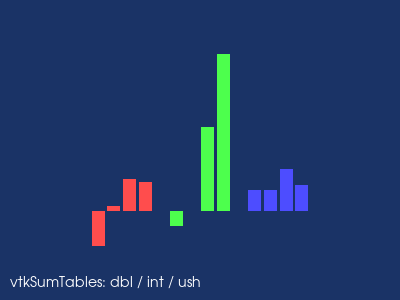

Write Python code to recreate this figure.
#!/usr/bin/env python

# Visualize the result of vtkSumTables by creating two tables with
# numeric columns, summing them, and displaying the result as a
# bar-chart-style representation using positioned quads.

# Factory overrides
import vtkmodules.vtkInteractionStyle  # noqa: F401
import vtkmodules.vtkRenderingOpenGL2  # noqa: F401

from vtkmodules.vtkCommonCore import (
    vtkDoubleArray,
    vtkIntArray,
    vtkUnsignedShortArray,
)
from vtkmodules.vtkCommonDataModel import vtkTable
from vtkmodules.vtkFiltersGeneral import vtkSumTables
from vtkmodules.vtkFiltersSources import vtkPlaneSource
from vtkmodules.vtkRenderingCore import (
    vtkActor,
    vtkPolyDataMapper,
    vtkRenderWindow,
    vtkRenderWindowInteractor,
    vtkRenderer,
    vtkTextActor,
)

# Build table 1
dbl_1 = vtkDoubleArray()
dbl_1.SetName("dbl")
dbl_1.SetNumberOfTuples(4)
for i, v in enumerate([-1.5, 0, 2.5, 4.25]):
    dbl_1.SetValue(i, v)

int_1 = vtkIntArray()
int_1.SetName("int")
int_1.SetNumberOfTuples(4)
for i, v in enumerate([-1, 0, 3, 5]):
    int_1.SetValue(i, v)

ush_1 = vtkUnsignedShortArray()
ush_1.SetName("ush")
ush_1.SetNumberOfTuples(4)
for i, v in enumerate([1, 0, 3, 5]):
    ush_1.SetValue(i, v)

table_1 = vtkTable()
table_1.AddColumn(dbl_1)
table_1.AddColumn(int_1)
table_1.AddColumn(ush_1)

# Build table 2
dbl_2 = vtkDoubleArray()
dbl_2.SetName("dbl")
dbl_2.SetNumberOfTuples(4)
for i, v in enumerate([-5.25, 1, 3.5, 1.25]):
    dbl_2.SetValue(i, v)

int_2 = vtkIntArray()
int_2.SetName("int")
int_2.SetNumberOfTuples(4)
for i, v in enumerate([-2, 0, 13, 25]):
    int_2.SetValue(i, v)

ush_2 = vtkUnsignedShortArray()
ush_2.SetName("ush")
ush_2.SetNumberOfTuples(4)
for i, v in enumerate([3, 4, 5, 0]):
    ush_2.SetValue(i, v)

table_2 = vtkTable()
table_2.AddColumn(dbl_2)
table_2.AddColumn(int_2)
table_2.AddColumn(ush_2)

# Sum the tables
sum_tables = vtkSumTables()
sum_tables.SetInputDataObject(0, table_1)
sum_tables.SetInputDataObject(1, table_2)
sum_tables.Update()

result = sum_tables.GetOutputDataObject(0)

# Visualize the sum result as colored bars (one plane per value)
dbl_col = result.GetColumnByName("dbl")
int_col = result.GetColumnByName("int")
ush_col = result.GetColumnByName("ush")

# dbl column bars (col_idx=0, red)
bar_dbl_0 = vtkPlaneSource()
bar_dbl_0.SetOrigin(0.0, 0, 0)
bar_dbl_0.SetPoint1(0.25, 0, 0)
bar_dbl_0.SetPoint2(0.0, dbl_col.GetTuple1(0) * 0.1, 0)
bar_dbl_0_mapper = vtkPolyDataMapper()
bar_dbl_0_mapper.SetInputConnection(bar_dbl_0.GetOutputPort())
bar_dbl_0_actor = vtkActor()
bar_dbl_0_actor.SetMapper(bar_dbl_0_mapper)
bar_dbl_0_actor.GetProperty().SetColor(1.0, 0.3, 0.3)

bar_dbl_1 = vtkPlaneSource()
bar_dbl_1.SetOrigin(0.3, 0, 0)
bar_dbl_1.SetPoint1(0.55, 0, 0)
bar_dbl_1.SetPoint2(0.3, dbl_col.GetTuple1(1) * 0.1, 0)
bar_dbl_1_mapper = vtkPolyDataMapper()
bar_dbl_1_mapper.SetInputConnection(bar_dbl_1.GetOutputPort())
bar_dbl_1_actor = vtkActor()
bar_dbl_1_actor.SetMapper(bar_dbl_1_mapper)
bar_dbl_1_actor.GetProperty().SetColor(1.0, 0.3, 0.3)

bar_dbl_2 = vtkPlaneSource()
bar_dbl_2.SetOrigin(0.6, 0, 0)
bar_dbl_2.SetPoint1(0.85, 0, 0)
bar_dbl_2.SetPoint2(0.6, dbl_col.GetTuple1(2) * 0.1, 0)
bar_dbl_2_mapper = vtkPolyDataMapper()
bar_dbl_2_mapper.SetInputConnection(bar_dbl_2.GetOutputPort())
bar_dbl_2_actor = vtkActor()
bar_dbl_2_actor.SetMapper(bar_dbl_2_mapper)
bar_dbl_2_actor.GetProperty().SetColor(1.0, 0.3, 0.3)

bar_dbl_3 = vtkPlaneSource()
bar_dbl_3.SetOrigin(0.9, 0, 0)
bar_dbl_3.SetPoint1(1.15, 0, 0)
bar_dbl_3.SetPoint2(0.9, dbl_col.GetTuple1(3) * 0.1, 0)
bar_dbl_3_mapper = vtkPolyDataMapper()
bar_dbl_3_mapper.SetInputConnection(bar_dbl_3.GetOutputPort())
bar_dbl_3_actor = vtkActor()
bar_dbl_3_actor.SetMapper(bar_dbl_3_mapper)
bar_dbl_3_actor.GetProperty().SetColor(1.0, 0.3, 0.3)

# int column bars (col_idx=1, green)
bar_int_0 = vtkPlaneSource()
bar_int_0.SetOrigin(1.5, 0, 0)
bar_int_0.SetPoint1(1.75, 0, 0)
bar_int_0.SetPoint2(1.5, int_col.GetTuple1(0) * 0.1, 0)
bar_int_0_mapper = vtkPolyDataMapper()
bar_int_0_mapper.SetInputConnection(bar_int_0.GetOutputPort())
bar_int_0_actor = vtkActor()
bar_int_0_actor.SetMapper(bar_int_0_mapper)
bar_int_0_actor.GetProperty().SetColor(0.3, 1.0, 0.3)

bar_int_1 = vtkPlaneSource()
bar_int_1.SetOrigin(1.8, 0, 0)
bar_int_1.SetPoint1(2.05, 0, 0)
bar_int_1.SetPoint2(1.8, int_col.GetTuple1(1) * 0.1, 0)
bar_int_1_mapper = vtkPolyDataMapper()
bar_int_1_mapper.SetInputConnection(bar_int_1.GetOutputPort())
bar_int_1_actor = vtkActor()
bar_int_1_actor.SetMapper(bar_int_1_mapper)
bar_int_1_actor.GetProperty().SetColor(0.3, 1.0, 0.3)

bar_int_2 = vtkPlaneSource()
bar_int_2.SetOrigin(2.1, 0, 0)
bar_int_2.SetPoint1(2.35, 0, 0)
bar_int_2.SetPoint2(2.1, int_col.GetTuple1(2) * 0.1, 0)
bar_int_2_mapper = vtkPolyDataMapper()
bar_int_2_mapper.SetInputConnection(bar_int_2.GetOutputPort())
bar_int_2_actor = vtkActor()
bar_int_2_actor.SetMapper(bar_int_2_mapper)
bar_int_2_actor.GetProperty().SetColor(0.3, 1.0, 0.3)

bar_int_3 = vtkPlaneSource()
bar_int_3.SetOrigin(2.4, 0, 0)
bar_int_3.SetPoint1(2.65, 0, 0)
bar_int_3.SetPoint2(2.4, int_col.GetTuple1(3) * 0.1, 0)
bar_int_3_mapper = vtkPolyDataMapper()
bar_int_3_mapper.SetInputConnection(bar_int_3.GetOutputPort())
bar_int_3_actor = vtkActor()
bar_int_3_actor.SetMapper(bar_int_3_mapper)
bar_int_3_actor.GetProperty().SetColor(0.3, 1.0, 0.3)

# ush column bars (col_idx=2, blue)
bar_ush_0 = vtkPlaneSource()
bar_ush_0.SetOrigin(3.0, 0, 0)
bar_ush_0.SetPoint1(3.25, 0, 0)
bar_ush_0.SetPoint2(3.0, ush_col.GetTuple1(0) * 0.1, 0)
bar_ush_0_mapper = vtkPolyDataMapper()
bar_ush_0_mapper.SetInputConnection(bar_ush_0.GetOutputPort())
bar_ush_0_actor = vtkActor()
bar_ush_0_actor.SetMapper(bar_ush_0_mapper)
bar_ush_0_actor.GetProperty().SetColor(0.3, 0.3, 1.0)

bar_ush_1 = vtkPlaneSource()
bar_ush_1.SetOrigin(3.3, 0, 0)
bar_ush_1.SetPoint1(3.55, 0, 0)
bar_ush_1.SetPoint2(3.3, ush_col.GetTuple1(1) * 0.1, 0)
bar_ush_1_mapper = vtkPolyDataMapper()
bar_ush_1_mapper.SetInputConnection(bar_ush_1.GetOutputPort())
bar_ush_1_actor = vtkActor()
bar_ush_1_actor.SetMapper(bar_ush_1_mapper)
bar_ush_1_actor.GetProperty().SetColor(0.3, 0.3, 1.0)

bar_ush_2 = vtkPlaneSource()
bar_ush_2.SetOrigin(3.6, 0, 0)
bar_ush_2.SetPoint1(3.85, 0, 0)
bar_ush_2.SetPoint2(3.6, ush_col.GetTuple1(2) * 0.1, 0)
bar_ush_2_mapper = vtkPolyDataMapper()
bar_ush_2_mapper.SetInputConnection(bar_ush_2.GetOutputPort())
bar_ush_2_actor = vtkActor()
bar_ush_2_actor.SetMapper(bar_ush_2_mapper)
bar_ush_2_actor.GetProperty().SetColor(0.3, 0.3, 1.0)

bar_ush_3 = vtkPlaneSource()
bar_ush_3.SetOrigin(3.9, 0, 0)
bar_ush_3.SetPoint1(4.15, 0, 0)
bar_ush_3.SetPoint2(3.9, ush_col.GetTuple1(3) * 0.1, 0)
bar_ush_3_mapper = vtkPolyDataMapper()
bar_ush_3_mapper.SetInputConnection(bar_ush_3.GetOutputPort())
bar_ush_3_actor = vtkActor()
bar_ush_3_actor.SetMapper(bar_ush_3_mapper)
bar_ush_3_actor.GetProperty().SetColor(0.3, 0.3, 1.0)

# Add a label
label = vtkTextActor()
label.SetInput("vtkSumTables: dbl / int / ush")
label.GetTextProperty().SetFontSize(14)
label.GetTextProperty().SetColor(1, 1, 1)
label.SetPosition(10, 10)

# Renderer
renderer = vtkRenderer()
renderer.SetBackground(0.1, 0.2, 0.4)
renderer.AddActor(bar_dbl_0_actor)
renderer.AddActor(bar_dbl_1_actor)
renderer.AddActor(bar_dbl_2_actor)
renderer.AddActor(bar_dbl_3_actor)
renderer.AddActor(bar_int_0_actor)
renderer.AddActor(bar_int_1_actor)
renderer.AddActor(bar_int_2_actor)
renderer.AddActor(bar_int_3_actor)
renderer.AddActor(bar_ush_0_actor)
renderer.AddActor(bar_ush_1_actor)
renderer.AddActor(bar_ush_2_actor)
renderer.AddActor(bar_ush_3_actor)
renderer.AddViewProp(label)

# Window
render_window = vtkRenderWindow()
render_window.AddRenderer(renderer)
render_window.SetSize(400, 300)
render_window.SetWindowName("sum tables")

# Interactor
interactor = vtkRenderWindowInteractor()
interactor.SetRenderWindow(render_window)

# Scene
renderer.ResetCamera()

interactor.Initialize()
interactor.Start()
